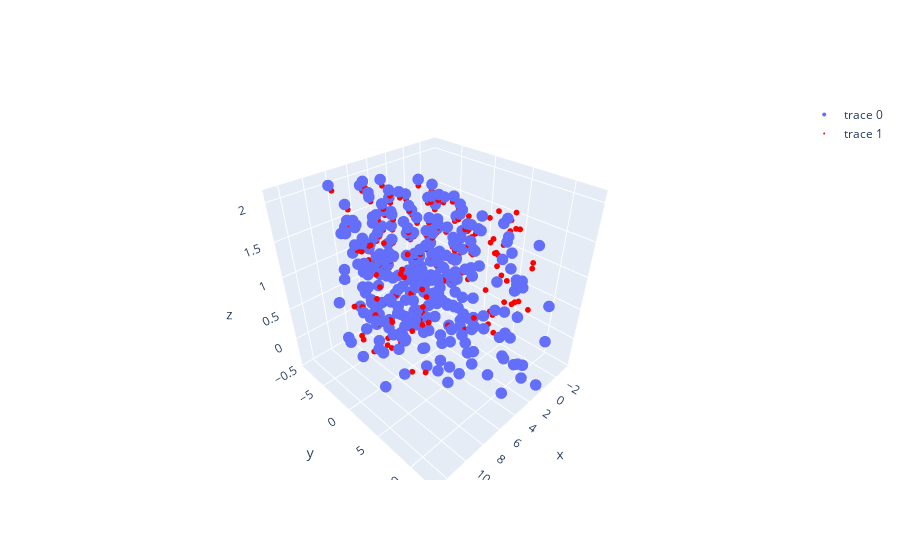

Notebook cell for this chart:
### Code cell
gt_world_data = data.get_world_data()
triangulated_points = vo.get_map()

matches = data_association_on_appearance(triangulated_points, gt_world_data)
triangulated_points = matches['points_1']
gt_world_points = matches['points_2']

for i in range(len(triangulated_points)):
    point_1 = matches['points_1'][i]
    point_1 = camera.get_camera_transform() @ np.append(point_1, 1)
    point_1 = point_1[:3] / point_1[3]
    point_2 = matches['points_2'][i]

    distance = np.linalg.norm(point_1 - point_2)
    print(f'Distance between point {i}: {np.round(distance, 2)}')


triangulated_points_hom = [np.append(point, 1) for point in triangulated_points]
triangulated_points_world = camera.get_camera_transform() @ np.array(triangulated_points_hom).T


x_coords = [point[0]*0.208 for point in triangulated_points_world.T]  
y_coords = [point[1]*0.208 for point in triangulated_points_world.T]
z_coords = [point[2]*0.208 for point in triangulated_points_world.T]

fig = go.Figure()
fig.add_trace(go.Scatter3d(x=x_coords, y=y_coords, z=z_coords, mode='markers', marker=dict(size=4)))

x_coords_gt = [point[0] for point in gt_world_points]
y_coords_gt = [point[1] for point in gt_world_points]
z_coords_gt = [point[2] for point in gt_world_points]

fig.add_trace(go.Scatter3d(x=x_coords_gt, y=y_coords_gt, z=z_coords_gt, mode='markers', marker=dict(size=2, color='red')))

fig.show()

### Figure 1 — Plotly figure (JSON) as saved in the notebook; plotly's stock layout.template omitted (floating-point values rounded to 4 significant figures; data arrays with more than 128 entries replaced by an {"elided": "..."} marker saying what was removed)
{"data": [{"marker": {"size": 4}, "mode": "markers", "type": "scatter3d", "x": {"elided": "311 float values"}, "y": {"elided": "311 float values"}, "z": {"elided": "311 float values"}}, {"marker": {"color": "red", "size": 2}, "mode": "markers", "type": "scatter3d", "x": {"elided": "311 float values"}, "y": {"elided": "311 float values"}, "z": {"elided": "311 float values"}}], "layout": {}}
